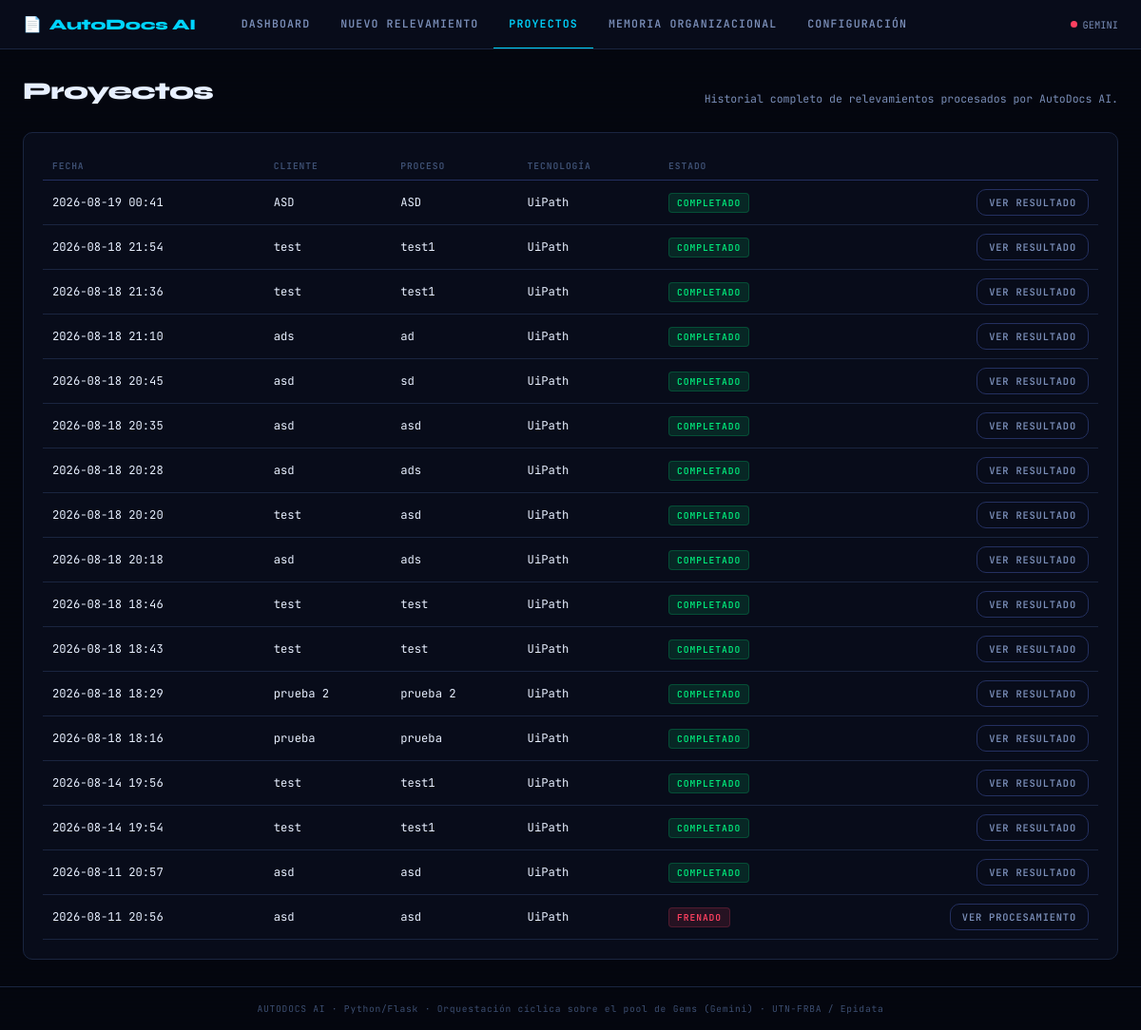
/proyectos, run on an earlier commit of the app's database.
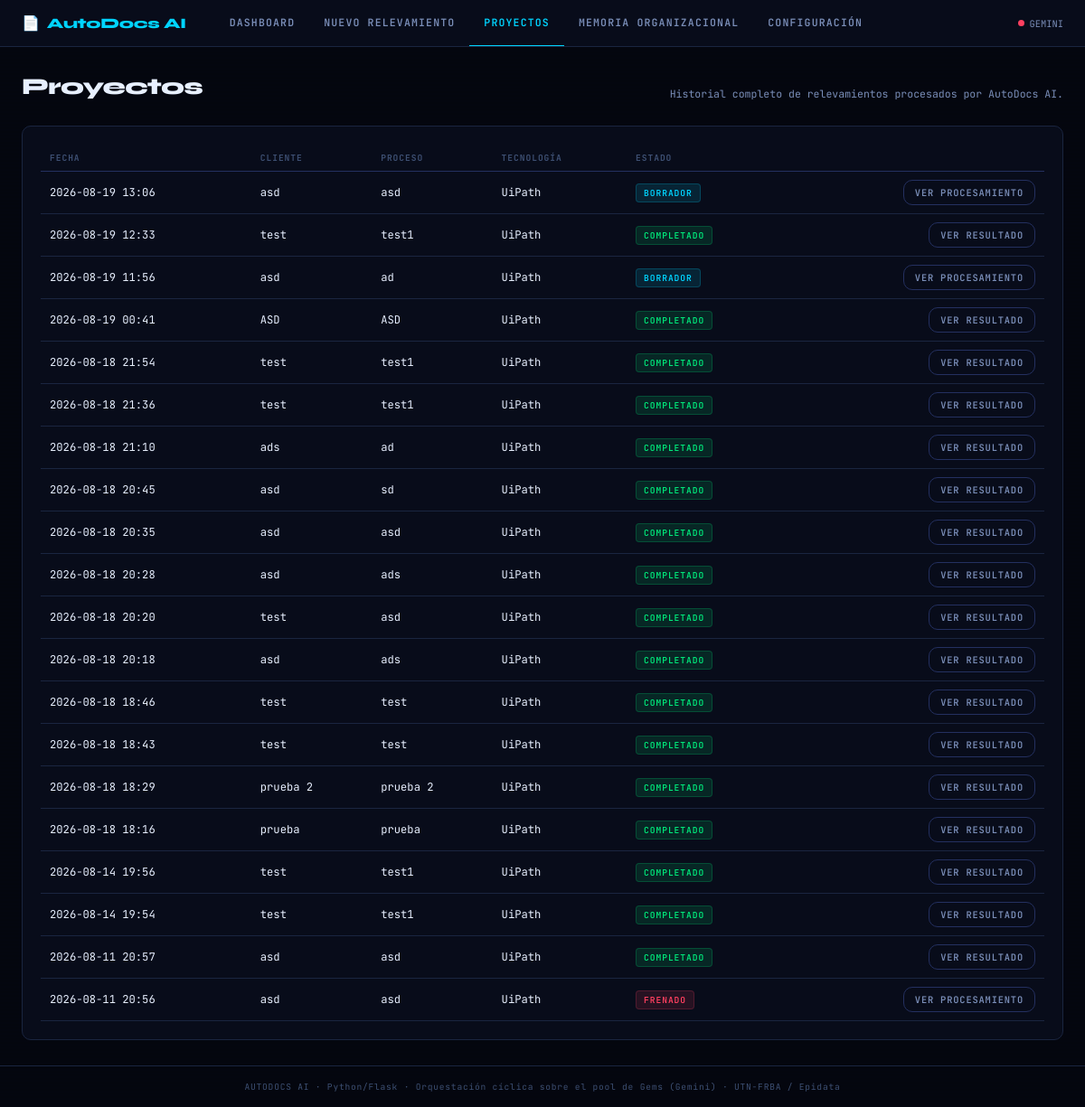
And on a later commit of the database.
### tables this page shows
CREATE TABLE proyectos (
    id                      INTEGER PRIMARY KEY AUTOINCREMENT,
    cliente                 TEXT NOT NULL,
    proceso                 TEXT NOT NULL,
    tecnologia              TEXT,       -- UiPath / Power Automate / Rocketbot / Make.com...
    criticidad              TEXT,       -- Baja / Media / Alta
    presupuesto_hs          REAL,
    analista                TEXT,
    transcripcion_original  TEXT,
    transcripcion_sanitizada TEXT,
    reemplazos_pii          INTEGER DEFAULT 0,
    flujo_estructurado      TEXT,       -- JSON: salida del Agente de Ingesta
    estado                  TEXT DEFAULT 'borrador',  -- borrador|procesando|completado|frenado|error
    motivo_freno            TEXT,       -- si estado = 'frenado' (Límite Operativo de Entrada)
    creado                  TEXT DEFAULT CURRENT_TIMESTAMP,
    actualizado             TEXT DEFAULT CURRENT_TIMESTAMP
);

### ui/app.py (the view)
    @app.route("/proyectos")
    def proyectos():
        return render_template("proyectos.html", proyectos=ProyectoRepository.listar())

### core/db.py (called while the page is built)
def get_conn() -> sqlite3.Connection:
    DB_PATH.parent.mkdir(exist_ok=True)
    conn = sqlite3.connect(DB_PATH)
    conn.row_factory = sqlite3.Row
    conn.execute("PRAGMA foreign_keys = ON")
    return conn

### repositories/proyecto_repository.py (called while the page is built)
    @staticmethod
    def listar() -> list:
        conn = get_conn()
        rows = conn.execute("SELECT * FROM proyectos ORDER BY creado DESC").fetchall()
        conn.close()
        return [dict(r) for r in rows]

### ui/templates/proyectos.html (shortened to what this page needs)
{% extends "base.html" %}
{% block content %}
<div class="page-header">
  <h1>Proyectos</h1>
  <p>Historial completo de relevamientos procesados por AutoDocs AI.</p>
</div>
<div class="panel">
  <table>
    <thead><tr><th>Fecha</th><th>Cliente</th><th>Proceso</th><th>Tecnología</th><th>Estado</th><th></th></tr></thead>
    <tbody>
      {% for p in proyectos %}
      <tr>
        <td>{{ p.creado[:16] }}</td>
        <td>{{ p.cliente }}</td>
        <td>{{ p.proceso }}</td>
        <td>{{ p.tecnologia or '—' }}</td>
        <td>
          {% if p.estado == 'completado' %}<span class="tag tag-green">Completado</span>
          {% elif p.estado == 'frenado' %}<span class="tag tag-red">Frenado</span>
          {% elif p.estado == 'procesando' %}<span class="tag tag-amber">Procesando</span>
          {% else %}<span class="tag tag-cyan">Borrador</span>{% endif %}
        </td>
        <td class="text-right">
          {% if p.estado == 'completado' %}
            <a href="/resultado/{{ p.id }}" class="btn btn-secondary btn-sm">Ver resultado</a>
          {% else %}
            <a href="/procesamiento/{{ p.id }}" class="btn btn-secondary btn-sm">Ver procesamiento</a>
          {% endif %}
        </td>
      </tr>
      {% else %}
      <tr><td colspan="6" class="result-box empty">Todavía no cargaste ningún relevamiento.</td></tr>
      {% endfor %}
    </tbody>
  </table>
</div>
{% endblock %}

### ui/templates/base.html (shortened to what this page needs)
<!DOCTYPE html>
<html lang="es">
<head>
</head>
<body>
<nav>
  <a href="/" class="nav-logo">AutoDocs AI</a>
  <a href="/"                   class="nav-link {% if request.endpoint == 'dashboard' %}active{% endif %}">Dashboard</a>
  <a href="/relevamiento/nuevo" class="nav-link {% if request.endpoint == 'nuevo_relevamiento' %}active{% endif %}">Nuevo Relevamiento</a>
  <a href="/proyectos"          class="nav-link {% if request.endpoint == 'proyectos' %}active{% endif %}">Proyectos</a>
  <a href="/memoria"            class="nav-link {% if request.endpoint == 'memoria' %}active{% endif %}">Memoria Organizacional</a>
  <a href="/configuracion"      class="nav-link {% if request.endpoint == 'configuracion' %}active{% endif %}">Configuración</a>
  <div class="nav-status">
    <div class="status-dot {% if not key_status or not key_status.gemini.ok %}off{% endif %}"></div>
    <span>GEMINI</span>
  </div>
</nav>
<main>
  {% block content %}{% endblock %}
</main>
<footer>AUTODOCS AI · Python/Flask · Orquestación cíclica sobre el pool de Gems (Gemini) · UTN-FRBA / Epidata</footer>
</body>
</html>

### ui/templates/base.html (style rules this page uses)
:root { --bg-void: #04060f; --bg-panel: #080c1a; --bg-card: #0c1220; --bg-input: #101828; --border: #1a2540; --border-hi: #243060; --cyan: #00d4ff; --cyan-dim: #007da0; --green: #00e87a; --green-dim: #006635; --red: #ff4060; --amber: #ffaa00; --text-hi: #e8f0ff; --text-mid: #7a8eb8; --text-lo: #3d4f72; --mono: 'JetBrains Mono', monospace; --display: 'Syne', sans-serif; --radius: 10px; --glow-c: 0 0 20px rgba(0,212,255,.18); --glow-g: 0 0 20px rgba(0,232,122,.18); }
*, *::before, *::after { box-sizing: border-box; margin: 0; padding: 0; }
html { scroll-behavior: smooth; }
body { font-family: var(--mono); background: var(--bg-void); color: var(--text-hi); min-height: 100vh; display: flex; flex-direction: column; background-image: repeating-linear-gradient(0deg, transparent, transparent 2px, rgba(0,0,0,.08) 2px, rgba(0,0,0,.08) 4px); }
nav { display: flex; align-items: center; gap: 0; padding: 0 24px; height: 52px; background: var(--bg-panel); border-bottom: 1px solid var(--border); position: sticky; top: 0; z-index: 100; backdrop-filter: blur(10px); overflow-x: auto; }
.nav-logo { font-family: var(--display); font-size: 1rem; font-weight: 800; color: var(--cyan); letter-spacing: -.02em; margin-right: 32px; display: flex; align-items: center; gap: 8px; text-decoration: none; white-space: nowrap; }
.nav-logo::before { content: '📄'; font-size: 1em; animation: pulse-logo 3s ease-in-out infinite; }
.nav-link { font-family: var(--mono); font-size: .72rem; font-weight: 600; letter-spacing: .1em; text-transform: uppercase; color: var(--text-mid); text-decoration: none; padding: 0 16px; height: 52px; display: flex; align-items: center; border-bottom: 2px solid transparent; transition: color .2s, border-color .2s; white-space: nowrap; }
.nav-link.active { color: var(--cyan); border-bottom-color: var(--cyan); }
.nav-status { display: flex; align-items: center; gap: 6px; font-size: .65rem; color: var(--text-mid); white-space: nowrap; }
.status-dot { width: 7px; height: 7px; border-radius: 50%; background: var(--green); animation: blink 2s ease-in-out infinite; }
.status-dot.off { background: var(--red); animation: none; }
main { flex: 1; padding: 28px 24px; max-width: 1280px; width: 100%; margin: 0 auto; }
.page-header { margin-bottom: 28px; display: flex; align-items: flex-end; justify-content: space-between; gap: 16px; flex-wrap: wrap; }
.page-header h1 { font-family: var(--display); font-size: 1.6rem; font-weight: 800; color: var(--text-hi); letter-spacing: -.03em; }
.page-header p { font-size: .72rem; color: var(--text-mid); margin-top: 4px; }
.panel { background: var(--bg-panel); border: 1px solid var(--border); border-radius: var(--radius); padding: 20px; }
.btn { font-family: var(--mono); font-size: .72rem; font-weight: 600; letter-spacing: .08em; text-transform: uppercase; border: none; border-radius: var(--radius); padding: 10px 20px; cursor: pointer; transition: all .18s; display: inline-flex; align-items: center; gap: 8px; text-decoration: none; }
.btn-secondary { background: transparent; border: 1px solid var(--border-hi); color: var(--text-mid); }
.btn-sm { padding: 6px 12px; font-size: .65rem; }
.tag { display: inline-block; font-size: .6rem; letter-spacing: .1em; text-transform: uppercase; padding: 3px 8px; border-radius: 4px; font-weight: 600; }
.tag-cyan { background: rgba(0,212,255,.12); color: var(--cyan); border: 1px solid rgba(0,212,255,.2); }
.tag-green { background: rgba(0,232,122,.12); color: var(--green); border: 1px solid rgba(0,232,122,.2); }
.tag-red { background: rgba(255,64,96,.12); color: var(--red); border: 1px solid rgba(255,64,96,.2); }
table { width: 100%; border-collapse: collapse; font-size: .76rem; }
th { text-align: left; font-size: .6rem; letter-spacing: .1em; text-transform: uppercase; color: var(--text-lo); padding: 8px 10px; border-bottom: 1px solid var(--border-hi); }
td { padding: 9px 10px; border-bottom: 1px solid var(--border); color: var(--text-hi); }
.text-right { text-align: right; }
footer { text-align: center; padding: 16px; font-size: .6rem; color: var(--text-lo); border-top: 1px solid var(--border); letter-spacing: .08em; }

What changed in the data, as far as the page shows it:
added proyectos: creado "2026-08-19 13:06", cliente "asd", proceso "asd", tecnologia "UiPath", estado "BORRADOR"
added proyectos: creado "2026-08-19 12:33", cliente "test", proceso "test1", tecnologia "UiPath", estado "COMPLETADO"
added proyectos: creado "2026-08-19 11:56", cliente "asd", proceso "ad", tecnologia "UiPath", estado "BORRADOR"
